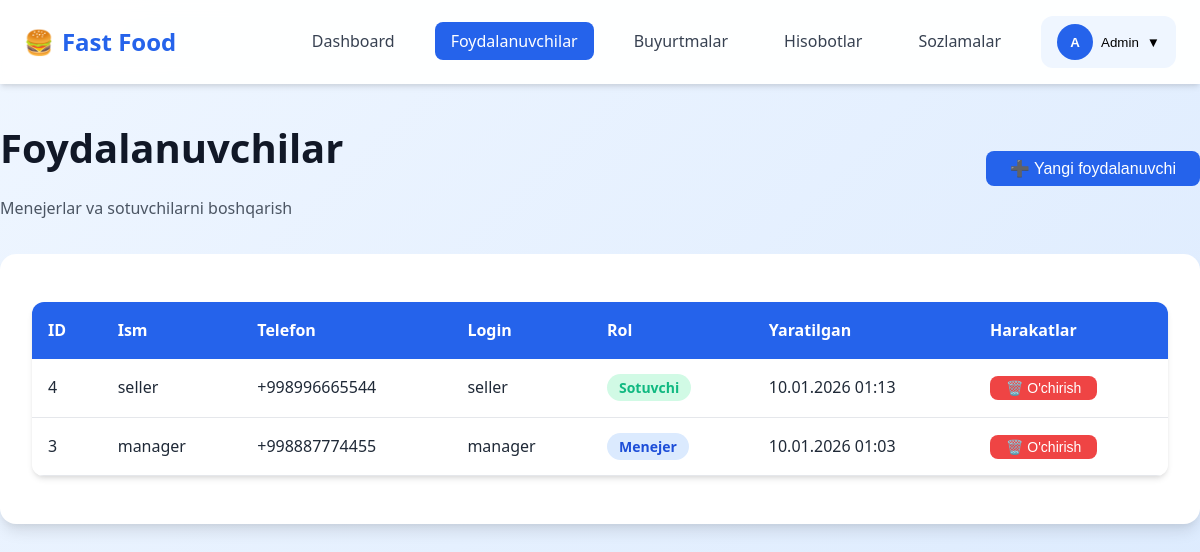
The app's page /super_admin/users.php (signed in) with its own data.
### tables this page shows
CREATE TABLE `users` (
  `id` int NOT NULL AUTO_INCREMENT,
  `name` varchar(100) NOT NULL,
  `phone` varchar(20) NOT NULL,
  `login` varchar(50) NOT NULL,
  `password` varchar(255) NOT NULL,
  `role` enum('super_admin','manager','seller') NOT NULL,
  `created_at` timestamp NULL DEFAULT CURRENT_TIMESTAMP,
  `updated_at` timestamp NULL DEFAULT CURRENT_TIMESTAMP ON UPDATE CURRENT_TIMESTAMP,
  PRIMARY KEY (`id`),
  UNIQUE KEY `phone` (`phone`),
  UNIQUE KEY `login` (`login`),
  KEY `idx_login` (`login`),
  KEY `idx_role` (`role`)
);

### helpers/functions.php (called while the page is built, shortened)
<?php
function formatDate($date, $format = 'd.m.Y H:i') {
    return date($format, strtotime($date));
}
?>

### super_admin/users.php (the view, shortened to what this page needs)
<?php
require_once '../config/database.php';
require_once '../helpers/functions.php';
$users = $conn->query("SELECT * FROM users WHERE role != 'super_admin' ORDER BY created_at DESC");
include '../includes/header.php';
?>
<div class="container" style="padding: 2rem 0;">
    <div style="display: flex; justify-content: space-between; align-items: center; margin-bottom: 2rem;">
        <div>
            <h1>Foydalanuvchilar</h1>
            <p style="color: var(--gray-600); margin: 0;">Menejerlar va sotuvchilarni boshqarish</p>
        </div>
        <button onclick="openModal('addUserModal')" class="btn btn-primary">
            ➕ Yangi foydalanuvchi
        </button>
    </div>
    <div class="card">
        <div class="card-body">
            <div class="table-responsive">
                <table>
                    <thead>
                        <tr>
                            <th>ID</th>
                            <th>Ism</th>
                            <th>Telefon</th>
                            <th>Login</th>
                            <th>Rol</th>
                            <th>Yaratilgan</th>
                            <th>Harakatlar</th>
                        </tr>
                    </thead>
                    <tbody>
                        <?php if ($users->num_rows > 0): ?>
                            <?php while ($user = $users->fetch_assoc()): ?>
                                <tr>
                                    <td><?= $user['id'] ?></td>
                                    <td><?= htmlspecialchars($user['name']) ?></td>
                                    <td><?= htmlspecialchars($user['phone']) ?></td>
                                    <td><?= htmlspecialchars($user['login']) ?></td>
                                    <td>
                                        <span style="padding: 0.25rem 0.75rem; border-radius: 9999px; font-size: 0.875rem; font-weight: 600;
                                            background: <?= $user['role'] === 'manager' ? 'var(--primary-100)' : '#d1fae5' ?>;
                                            color: <?= $user['role'] === 'manager' ? 'var(--primary-700)' : 'var(--success)' ?>;">
                                            <?= $user['role'] === 'manager' ? 'Menejer' : 'Sotuvchi' ?>
                                        </span>
                                    </td>
                                    <td><?= formatDate($user['created_at']) ?></td>
                                    <td>
                                        <form method="POST" style="display: inline;" onsubmit="return confirmDelete()">
                                            <button type="submit" class="btn btn-danger btn-sm">🗑️ O'chirish</button>
                                        </form>
                                    </td>
                                </tr>
                            <?php endwhile; ?>
                        <?php endif; ?>
                    </tbody>
                </table>
            </div>
        </div>
    </div>
</div>
<?php
include '../includes/footer.php';
?>

### assets/css/style.css (style rules this page uses)
:root { --primary-50: #eff6ff; --primary-100: #dbeafe; --primary-200: #bfdbfe; --primary-300: #93c5fd; --primary-400: #60a5fa; --primary-500: #3b82f6; --primary-600: #2563eb; --primary-700: #1d4ed8; --primary-800: #1e40af; --primary-900: #1e3a8a; --gray-50: #f9fafb; --gray-100: #f3f4f6; --gray-200: #e5e7eb; --gray-300: #d1d5db; --gray-400: #9ca3af; --gray-500: #6b7280; --gray-600: #4b5563; --gray-700: #374151; --gray-800: #1f2937; --gray-900: #111827; --success: #10b981; --warning: #f59e0b; --danger: #ef4444; --info: #3b82f6; --spacing-xs: 0.25rem; --spacing-sm: 0.5rem; --spacing-md: 1rem; --spacing-lg: 1.5rem; --spacing-xl: 2rem; --spacing-2xl: 3rem; --radius-sm: 0.375rem; --radius-md: 0.5rem; --radius-lg: 0.75rem; --radius-xl: 1rem; --radius-2xl: 1.5rem; --shadow-sm: 0 1px 2px 0 rgba(0, 0, 0, 0.05); --shadow-md: 0 4px 6px -1px rgba(0, 0, 0, 0.1), 0 2px 4px -1px rgba(0, 0, 0, 0.06); --shadow-lg: 0 10px 15px -3px rgba(0, 0, 0, 0.1), 0 4px 6px -2px rgba(0, 0, 0, 0.05); --shadow-xl: 0 20px 25px -5px rgba(0, 0, 0, 0.1), 0 10px 10px -5px rgba(0, 0, 0, 0.04); --transition-fast: 150ms ease-in-out; --transition-base: 300ms ease-in-out; --transition-slow: 500ms ease-in-out; }
* { margin: 0; padding: 0; box-sizing: border-box; }
body { font-family: 'Segoe UI', Tahoma, Geneva, Verdana, sans-serif; background: linear-gradient(135deg, var(--primary-50) 0%, var(--primary-100) 100%); color: var(--gray-800); line-height: 1.6; min-height: 100vh; }
h1, h2, h3, h4, h5, h6 { font-weight: 600; color: var(--gray-900); margin-bottom: var(--spacing-md); }
h1 { font-size: 2.5rem; }
.container { max-width: 1400px; margin: 0 auto; padding: 0 var(--spacing-lg); }
.card { background: white; border-radius: var(--radius-xl); box-shadow: var(--shadow-lg); padding: var(--spacing-xl); margin-bottom: var(--spacing-lg); transition: all var(--transition-base); }
.card-body { padding: var(--spacing-md) 0; }
.btn { display: inline-flex; align-items: center; justify-content: center; gap: var(--spacing-sm); padding: var(--spacing-sm) var(--spacing-lg); font-size: 1rem; font-weight: 500; border: none; border-radius: var(--radius-md); cursor: pointer; transition: all var(--transition-fast); text-decoration: none; white-space: nowrap; }
.btn-primary { background: var(--primary-600); color: white; }
.btn-danger { background: var(--danger); color: white; }
.btn-sm { padding: var(--spacing-xs) var(--spacing-md); font-size: 0.875rem; }
.table-responsive { overflow-x: auto; border-radius: var(--radius-lg); box-shadow: var(--shadow-md); }
table { width: 100%; border-collapse: collapse; background: white; }
thead { background: var(--primary-600); color: white; }
thead th { padding: var(--spacing-md); text-align: left; font-weight: 600; }
tbody tr { border-bottom: 1px solid var(--gray-200); transition: all var(--transition-fast); }
tbody td { padding: var(--spacing-md); }

### records on screen
users: id "4", name "seller", phone "+998996665544", login "seller", role "Sotuvchi", created_at "10.01.2026 01:13"
users: id "3", name "manager", phone "+998887774455", login "manager", role "Menejer", created_at "10.01.2026 01:03"

### other values on screen
$userInitial "A"
$userName "Admin"
